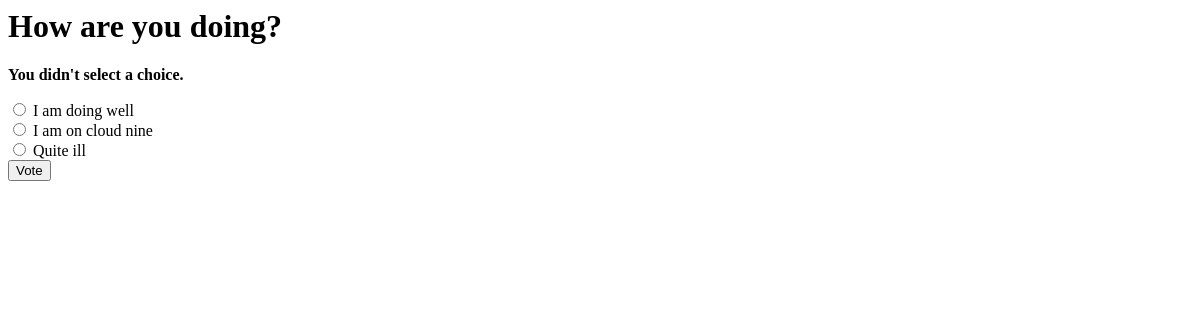
The app's page /polls/1/vote/, older data.
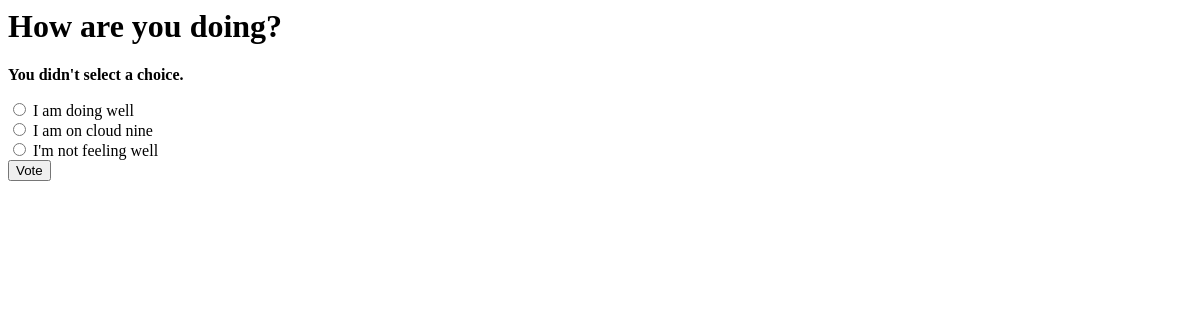
The same page, newer data.
### polls/models.py (models this page shows, shortened)
class Choice(models.Model):
    question = models.ForeignKey(Question, on_delete=models.CASCADE)
    choice_text = models.CharField(max_length=200)
    votes = models.IntegerField(default=0)

### polls/views.py (the view)
# urls.py: url(r'^(?P<question_id>[0-9]+)/vote/$', views.vote, name='vote'),
def vote(request, question_id):
    question = get_object_or_404(Question, pk=question_id)
    try:
        selected_choice = question.choice_set.get(pk=request.POST['choice'])
    except (KeyError, Choice.DoesNotExist):
        return render(request, 'polls/detail.html', {
            'question': question,
            'error_message': "You didn't select a choice.",
        })
    else:
        selected_choice.votes += 1
        selected_choice.save()
        return HttpResponseRedirect(reverse('polls:results', args=(question.id,)))

### polls/templates/polls/detail.html (shortened to what this page needs)
<h1>{{ question.question_text }}</h1>
{% if error_message %}<p><strong>{{ error_message }}</strong></p>{% endif %}
<form action="{% url 'polls:vote' question.id %}" method="post">
{% for choice in question.choice_set.all %}
    <input type="radio" name="choice" id="choice{{ forloop.counter }}" value="{{ choice.id }}" />
    <label for="choice{{ forloop.counter }}">{{ choice.choice_text }}</label><br />
{% endfor %}
<input type="submit" value="Vote" />
</form>

Row changes from the older to the newer data that the page shows:
changed Choice: choice "☐ Quite ill" → "☐ I'm not feeling well"; choice_text "Quite ill" → "I'm not feeling well"
